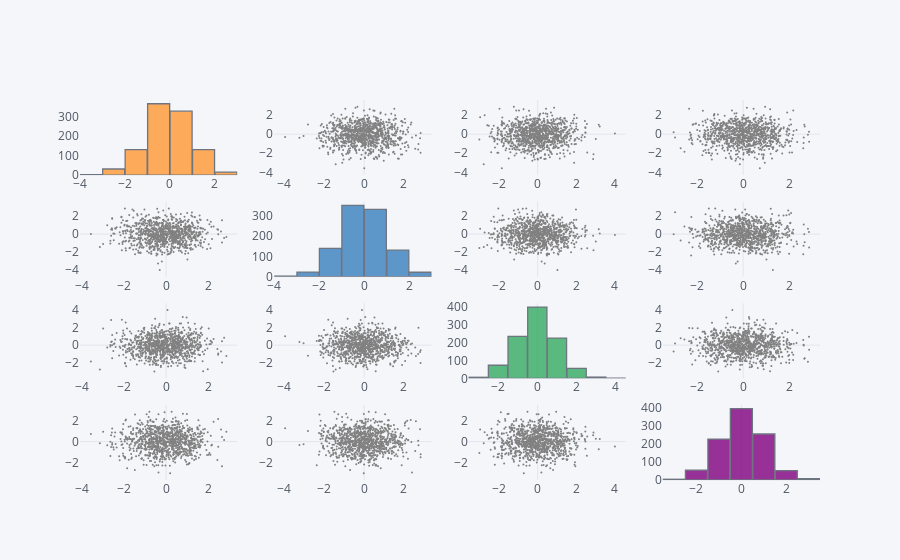

The code cell stored with this chart in its notebook:
### Code cell
df = pd.DataFrame(np.random.randn(1000, 4), columns=['a', 'b', 'c', 'd'])
iplot(df.scatter_matrix(asFigure=True,filename='cufflinks/scatter-matrix', world_readable=True))

### Figure 1 — Plotly figure (JSON) as saved in the notebook; plotly's stock layout.template omitted (floating-point values rounded to 4 significant figures; data arrays with more than 128 entries replaced by an {"elided": "..."} marker saying what was removed)
{"data": [{"histfunc": "count", "histnorm": "", "marker": {"color": "rgba(255, 153, 51, 1.0)", "line": {"color": "#4D5663", "width": 1.3}}, "name": "a", "nbinsx": 10, "opacity": 0.8, "orientation": "v", "type": "histogram", "uid": "39e779f6-fd8c-11e8-aa98-c49ded18145b", "x": {"elided": "1000 float values"}, "xaxis": "x", "yaxis": "y"}, {"line": {"color": "rgba(128, 128, 128, 1.0)", "dash": "solid", "shape": "linear", "width": 1.3}, "marker": {"size": 2, "symbol": "circle"}, "mode": "markers", "name": "a", "text": "", "type": "scatter", "uid": "39e779f7-fd8c-11e8-b6dc-c49ded18145b", "x": {"elided": "1000 float values"}, "xaxis": "x2", "y": {"elided": "1000 float values"}, "yaxis": "y2"}, {"line": {"color": "rgba(128, 128, 128, 1.0)", "dash": "solid", "shape": "linear", "width": 1.3}, "marker": {"size": 2, "symbol": "circle"}, "mode": "markers", "name": "a", "text": "", "type": "scatter", "uid": "39e78b06-fd8c-11e8-819f-c49ded18145b", "x": {"elided": "1000 float values"}, "xaxis": "x3", "y": {"elided": "1000 float values"}, "yaxis": "y3"}, {"line": {"color": "rgba(128, 128, 128, 1.0)", "dash": "solid", "shape": "linear", "width": 1.3}, "marker": {"size": 2, "symbol": "circle"}, "mode": "markers", "name": "a", "text": "", "type": "scatter", "uid": "39e78b07-fd8c-11e8-9eb3-c49ded18145b", "x": {"elided": "1000 float values"}, "xaxis": "x4", "y": {"elided": "1000 float values"}, "yaxis": "y4"}, {"line": {"color": "rgba(128, 128, 128, 1.0)", "dash": "solid", "shape": "linear", "width": 1.3}, "marker": {"size": 2, "symbol": "circle"}, "mode": "markers", "name": "b", "text": "", "type": "scatter", "uid": "39e78b08-fd8c-11e8-9575-c49ded18145b", "x": {"elided": "1000 float values"}, "xaxis": "x5", "y": {"elided": "1000 float values"}, "yaxis": "y5"}, {"histfunc": "count", "histnorm": "", "marker": {"color": "rgba(55, 128, 191, 1.0)", "line": {"color": "#4D5663", "width": 1.3}}, "name": "b", "nbinsx": 10, "opacity": 0.8, "orientation": "v", "type": "histogram", "uid": "39e78b09-fd8c-11e8-903f-c49ded18145b", "x": {"elided": "1000 float values"}, "xaxis": "x6", "yaxis": "y6"}, {"line": {"color": "rgba(128, 128, 128, 1.0)", "dash": "solid", "shape": "linear", "width": 1.3}, "marker": {"size": 2, "symbol": "circle"}, "mode": "markers", "name": "b", "text": "", "type": "scatter", "uid": "39e78b0a-fd8c-11e8-ae6a-c49ded18145b", "x": {"elided": "1000 float values"}, "xaxis": "x7", "y": {"elided": "1000 float values"}, "yaxis": "y7"}, {"line": {"color": "rgba(128, 128, 128, 1.0)", "dash": "solid", "shape": "linear", "width": 1.3}, "marker": {"size": 2, "symbol": "circle"}, "mode": "markers", "name": "b", "text": "", "type": "scatter", "uid": "39e78b0b-fd8c-11e8-90e6-c49ded18145b", "x": {"elided": "1000 float values"}, "xaxis": "x8", "y": {"elided": "1000 float values"}, "yaxis": "y8"}, {"line": {"color": "rgba(128, 128, 128, 1.0)", "dash": "solid", "shape": "linear", "width": 1.3}, "marker": {"size": 2, "symbol": "circle"}, "mode": "markers", "name": "c", "text": "", "type": "scatter", "uid": "39e78b0c-fd8c-11e8-9333-c49ded18145b", "x": {"elided": "1000 float values"}, "xaxis": "x9", "y": {"elided": "1000 float values"}, "yaxis": "y9"}, {"line": {"color": "rgba(128, 128, 128, 1.0)", "dash": "solid", "shape": "linear", "width": 1.3}, "marker": {"size": 2, "symbol": "circle"}, "mode": "markers", "name": "c", "text": "", "type": "scatter", "uid": "39e78b0d-fd8c-11e8-9eb0-c49ded18145b", "x": {"elided": "1000 float values"}, "xaxis": "x10", "y": {"elided": "1000 float values"}, "yaxis": "y10"}, {"histfunc": "count", "histnorm": "", "marker": {"color": "rgba(50, 171, 96, 1.0)", "line": {"color": "#4D5663", "width": 1.3}}, "name": "c", "nbinsx": 10, "opacity": 0.8, "orientation": "v", "type": "histogram", "uid": "39e78b0e-fd8c-11e8-af5b-c49ded18145b", "x": {"elided": "1000 float values"}, "xaxis": "x11", "yaxis": "y11"}, {"line": {"color": "rgba(128, 128, 128, 1.0)", "dash": "solid", "shape": "linear", "width": 1.3}, "marker": {"size": 2, "symbol": "circle"}, "mode": "markers", "name": "c", "text": "", "type": "scatter", "uid": "39e78b0f-fd8c-11e8-bc8e-c49ded18145b", "x": {"elided": "1000 float values"}, "xaxis": "x12", "y": {"elided": "1000 float values"}, "yaxis": "y12"}, {"line": {"color": "rgba(128, 128, 128, 1.0)", "dash": "solid", "shape": "linear", "width": 1.3}, "marker": {"size": 2, "symbol": "circle"}, "mode": "markers", "name": "d", "text": "", "type": "scatter", "uid": "39e78b10-fd8c-11e8-a0ca-c49ded18145b", "x": {"elided": "1000 float values"}, "xaxis": "x13", "y": {"elided": "1000 float values"}, "yaxis": "y13"}, {"line": {"color": "rgba(128, 128, 128, 1.0)", "dash": "solid", "shape": "linear", "width": 1.3}, "marker": {"size": 2, "symbol": "circle"}, "mode": "markers", "name": "d", "text": "", "type": "scatter", "uid": "39e78b11-fd8c-11e8-9441-c49ded18145b", "x": {"elided": "1000 float values"}, "xaxis": "x14", "y": {"elided": "1000 float values"}, "yaxis": "y14"}, {"line": {"color": "rgba(128, 128, 128, 1.0)", "dash": "solid", "shape": "linear", "width": 1.3}, "marker": {"size": 2, "symbol": "circle"}, "mode": "markers", "name": "d", "text": "", "type": "scatter", "uid": "39e78b12-fd8c-11e8-854e-c49ded18145b", "x": {"elided": "1000 float values"}, "xaxis": "x15", "y": {"elided": "1000 float values"}, "yaxis": "y15"}, {"histfunc": "count", "histnorm": "", "marker": {"color": "rgba(128, 0, 128, 1.0)", "line": {"color": "#4D5663", "width": 1.3}}, "name": "d", "nbinsx": 10, "opacity": 0.8, "orientation": "v", "type": "histogram", "uid": "39e78b13-fd8c-11e8-9b23-c49ded18145b", "x": {"elided": "1000 float values"}, "xaxis": "x16", "yaxis": "y16"}], "layout": {"bargap": 0.02, "legend": {"bgcolor": "#F5F6F9", "font": {"color": "#4D5663"}}, "paper_bgcolor": "#F5F6F9", "plot_bgcolor": "#F5F6F9", "showlegend": false, "titlefont": {"color": "#4D5663"}, "xaxis": {"anchor": "y", "domain": [0, 0.2125], "gridcolor": "#E1E5ED", "showgrid": false, "tickfont": {"color": "#4D5663"}, "title": "", "titlefont": {"color": "#4D5663"}, "zerolinecolor": "#E1E5ED"}, "xaxis10": {"anchor": "y10", "domain": [0.2625, 0.475], "gridcolor": "#E1E5ED", "showgrid": false, "tickfont": {"color": "#4D5663"}, "title": "", "titlefont": {"color": "#4D5663"}, "zerolinecolor": "#E1E5ED"}, "xaxis11": {"anchor": "y11", "domain": [0.525, 0.7375], "gridcolor": "#E1E5ED", "showgrid": false, "tickfont": {"color": "#4D5663"}, "title": "", "titlefont": {"color": "#4D5663"}, "zerolinecolor": "#E1E5ED"}, "xaxis12": {"anchor": "y12", "domain": [0.7875, 1], "gridcolor": "#E1E5ED", "showgrid": false, "tickfont": {"color": "#4D5663"}, "title": "", "titlefont": {"color": "#4D5663"}, "zerolinecolor": "#E1E5ED"}, "xaxis13": {"anchor": "y13", "domain": [0, 0.2125], "gridcolor": "#E1E5ED", "showgrid": false, "tickfont": {"color": "#4D5663"}, "title": "", "titlefont": {"color": "#4D5663"}, "zerolinecolor": "#E1E5ED"}, "xaxis14": {"anchor": "y14", "domain": [0.2625, 0.475], "gridcolor": "#E1E5ED", "showgrid": false, "tickfont": {"color": "#4D5663"}, "title": "", "titlefont": {"color": "#4D5663"}, "zerolinecolor": "#E1E5ED"}, "xaxis15": {"anchor": "y15", "domain": [0.525, 0.7375], "gridcolor": "#E1E5ED", "showgrid": false, "tickfont": {"color": "#4D5663"}, "title": "", "titlefont": {"color": "#4D5663"}, "zerolinecolor": "#E1E5ED"}, "xaxis16": {"anchor": "y16", "domain": [0.7875, 1], "gridcolor": "#E1E5ED", "showgrid": false, "tickfont": {"color": "#4D5663"}, "title": "", "titlefont": {"color": "#4D5663"}, "zerolinecolor": "#E1E5ED"}, "xaxis2": {"anchor": "y2", "domain": [0.2625, 0.475], "gridcolor": "#E1E5ED", "showgrid": false, "tickfont": {"color": "#4D5663"}, "title": "", "titlefont": {"color": "#4D5663"}, "zerolinecolor": "#E1E5ED"}, "xaxis3": {"anchor": "y3", "domain": [0.525, 0.7375], "gridcolor": "#E1E5ED", "showgrid": false, "tickfont": {"color": "#4D5663"}, "title": "", "titlefont": {"color": "#4D5663"}, "zerolinecolor": "#E1E5ED"}, "xaxis4": {"anchor": "y4", "domain": [0.7875, 1], "gridcolor": "#E1E5ED", "showgrid": false, "tickfont": {"color": "#4D5663"}, "title": "", "titlefont": {"color": "#4D5663"}, "zerolinecolor": "#E1E5ED"}, "xaxis5": {"anchor": "y5", "domain": [0, 0.2125], "gridcolor": "#E1E5ED", "showgrid": false, "tickfont": {"color": "#4D5663"}, "title": "", "titlefont": {"color": "#4D5663"}, "zerolinecolor": "#E1E5ED"}, "xaxis6": {"anchor": "y6", "domain": [0.2625, 0.475], "gridcolor": "#E1E5ED", "showgrid": false, "tickfont": {"color": "#4D5663"}, "title": "", "titlefont": {"color": "#4D5663"}, "zerolinecolor": "#E1E5ED"}, "xaxis7": {"anchor": "y7", "domain": [0.525, 0.7375], "gridcolor": "#E1E5ED", "showgrid": false, "tickfont": {"color": "#4D5663"}, "title": "", "titlefont": {"color": "#4D5663"}, "zerolinecolor": "#E1E5ED"}, "xaxis8": {"anchor": "y8", "domain": [0.7875, 1], "gridcolor": "#E1E5ED", "showgrid": false, "tickfont": {"color": "#4D5663"}, "title": "", "titlefont": {"color": "#4D5663"}, "zerolinecolor": "#E1E5ED"}, "xaxis9": {"anchor": "y9", "domain": [0, 0.2125], "gridcolor": "#E1E5ED", "showgrid": false, "tickfont": {"color": "#4D5663"}, "title": "", "titlefont": {"color": "#4D5663"}, "zerolinecolor": "#E1E5ED"}, "yaxis": {"anchor": "x", "domain": [0.8025, 1], "gridcolor": "#E1E5ED", "showgrid": false, "tickfont": {"color": "#4D5663"}, "title": "", "titlefont": {"color": "#4D5663"}, "zerolinecolor": "#E1E5ED"}, "yaxis10": {"anchor": "x10", "domain": [0.2675, 0.465], "gridcolor": "#E1E5ED", "showgrid": false, "tickfont": {"color": "#4D5663"}, "title": "", "titlefont": {"color": "#4D5663"}, "zerolinecolor": "#E1E5ED"}, "yaxis11": {"anchor": "x11", "domain": [0.2675, 0.465], "gridcolor": "#E1E5ED", "showgrid": false, "tickfont": {"color": "#4D5663"}, "title": "", "titlefont": {"color": "#4D5663"}, "zerolinecolor": "#E1E5ED"}, "yaxis12": {"anchor": "x12", "domain": [0.2675, 0.465], "gridcolor": "#E1E5ED", "showgrid": false, "tickfont": {"color": "#4D5663"}, "title": "", "titlefont": {"color": "#4D5663"}, "zerolinecolor": "#E1E5ED"}, "yaxis13": {"anchor": "x13", "domain": [0, 0.1975], "gridcolor": "#E1E5ED", "showgrid": false, "tickfont": {"color": "#4D5663"}, "title": "", "titlefont": {"color": "#4D5663"}, "zerolinecolor": "#E1E5ED"}, "yaxis14": {"anchor": "x14", "domain": [0, 0.1975], "gridcolor": "#E1E5ED", "showgrid": false, "tickfont": {"color": "#4D5663"}, "title": "", "titlefont": {"color": "#4D5663"}, "zerolinecolor": "#E1E5ED"}, "yaxis15": {"anchor": "x15", "domain": [0, 0.1975], "gridcolor": "#E1E5ED", "showgrid": false, "tickfont": {"color": "#4D5663"}, "title": "", "titlefont": {"color": "#4D5663"}, "zerolinecolor": "#E1E5ED"}, "yaxis16": {"anchor": "x16", "domain": [0, 0.1975], "gridcolor": "#E1E5ED", "showgrid": false, "tickfont": {"color": "#4D5663"}, "title": "", "titlefont": {"color": "#4D5663"}, "zerolinecolor": "#E1E5ED"}, "yaxis2": {"anchor": "x2", "domain": [0.8025, 1], "gridcolor": "#E1E5ED", "showgrid": false, "tickfont": {"color": "#4D5663"}, "title": "", "titlefont": {"color": "#4D5663"}, "zerolinecolor": "#E1E5ED"}, "yaxis3": {"anchor": "x3", "domain": [0.8025, 1], "gridcolor": "#E1E5ED", "showgrid": false, "tickfont": {"color": "#4D5663"}, "title": "", "titlefont": {"color": "#4D5663"}, "zerolinecolor": "#E1E5ED"}, "yaxis4": {"anchor": "x4", "domain": [0.8025, 1], "gridcolor": "#E1E5ED", "showgrid": false, "tickfont": {"color": "#4D5663"}, "title": "", "titlefont": {"color": "#4D5663"}, "zerolinecolor": "#E1E5ED"}, "yaxis5": {"anchor": "x5", "domain": [0.535, 0.7325], "gridcolor": "#E1E5ED", "showgrid": false, "tickfont": {"color": "#4D5663"}, "title": "", "titlefont": {"color": "#4D5663"}, "zerolinecolor": "#E1E5ED"}, "yaxis6": {"anchor": "x6", "domain": [0.535, 0.7325], "gridcolor": "#E1E5ED", "showgrid": false, "tickfont": {"color": "#4D5663"}, "title": "", "titlefont": {"color": "#4D5663"}, "zerolinecolor": "#E1E5ED"}, "yaxis7": {"anchor": "x7", "domain": [0.535, 0.7325], "gridcolor": "#E1E5ED", "showgrid": false, "tickfont": {"color": "#4D5663"}, "title": "", "titlefont": {"color": "#4D5663"}, "zerolinecolor": "#E1E5ED"}, "yaxis8": {"anchor": "x8", "domain": [0.535, 0.7325], "gridcolor": "#E1E5ED", "showgrid": false, "tickfont": {"color": "#4D5663"}, "title": "", "titlefont": {"color": "#4D5663"}, "zerolinecolor": "#E1E5ED"}, "yaxis9": {"anchor": "x9", "domain": [0.2675, 0.465], "gridcolor": "#E1E5ED", "showgrid": false, "tickfont": {"color": "#4D5663"}, "title": "", "titlefont": {"color": "#4D5663"}, "zerolinecolor": "#E1E5ED"}}}
